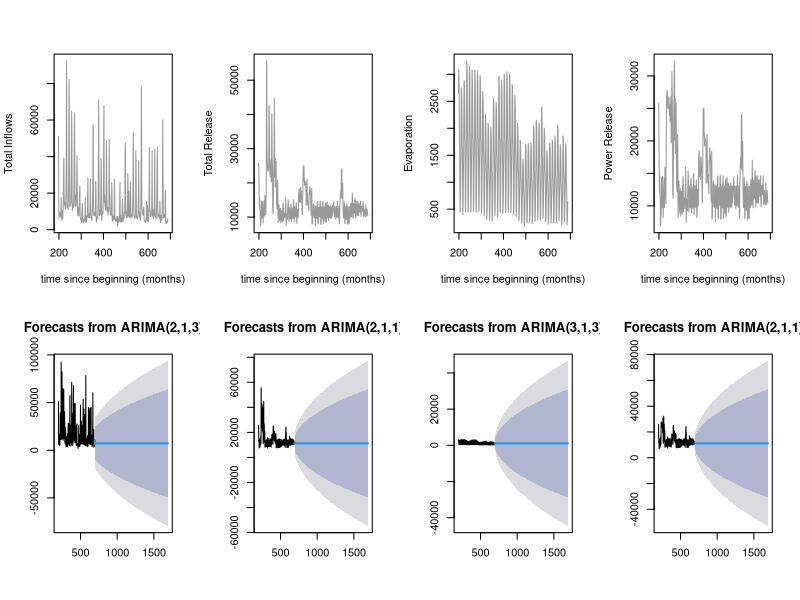
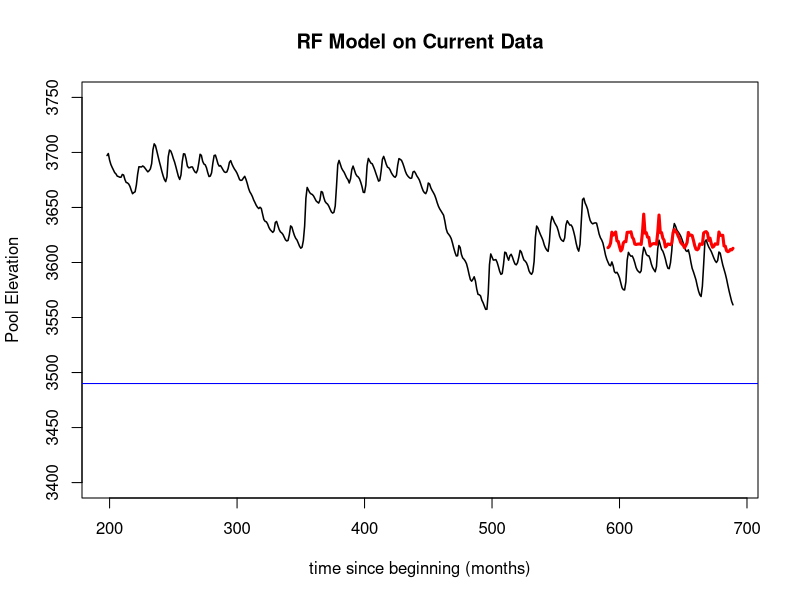
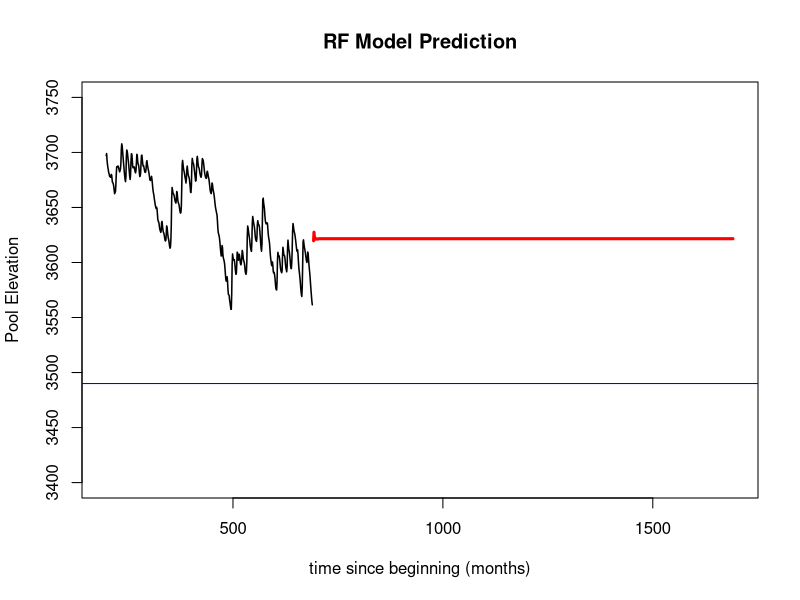
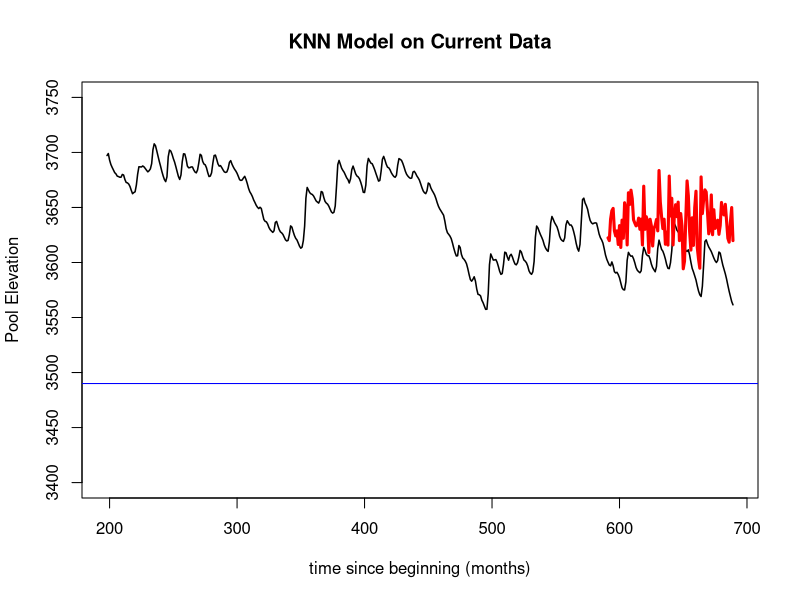
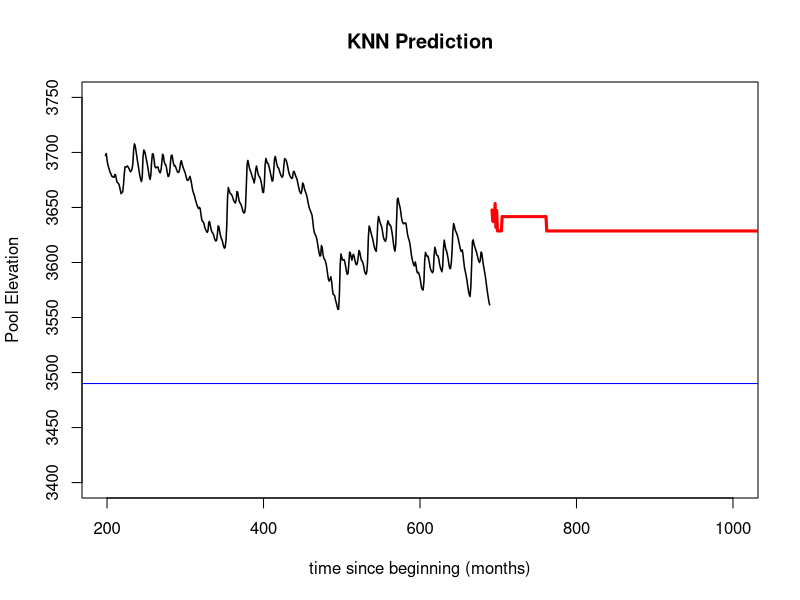
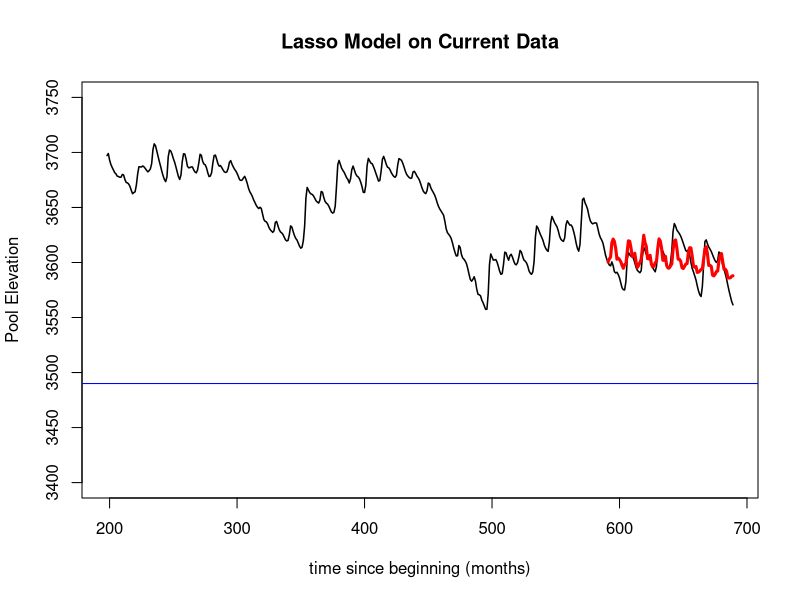
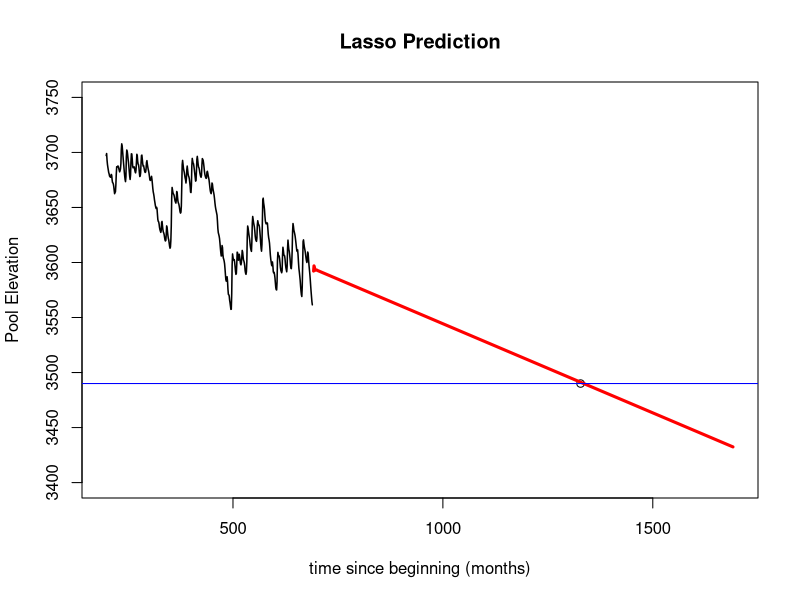

Reproduce these figures in R, in order.
## ---- chunk 1
knitr::opts_chunk$set(echo = TRUE)
## ---- chunk 2
library(lubridate)
library(forecast)
library(caret)
## ---- chunk 3
dat <- read.csv("Lake_Powell_Data.csv")

# Aggregate by each month (by minimum)
dat$YEAR_MONTH <- paste0(year(mdy(dat$datetime)), "_", month(mdy(dat$datetime)))

dat2 <- aggregate(dat[, 2:6], list(dat$YEAR_MONTH), mean)

dat2$YEAR <- as.numeric(sapply(dat2$Group.1, function(x) unlist(strsplit(x, "_"))[1]))
dat2$MONTH <- as.numeric(sapply(dat2$Group.1, function(x) unlist(strsplit(x, "_"))[2]))

dat2$MONTHS_SINCE_BEG <- (dat2$YEAR - 1963) * 12 + (dat2$MONTH - 12)

# order by months since beginning
dat2 <- dat2[order(dat2$MONTHS_SINCE_BEG, decreasing = FALSE), ]

# start from month 197 To get to Jun 1980
dat2 <- dat2[dat2$MONTHS_SINCE_BEG > 197, ]
dat2
## ---- chunk 4
# normalize<- function(x){
#   return ((x-min(x))/(max(x)-min(x)))
# }
# dat2$total.inflows <-normalize(dat2$total.inflows)
# dat2$total.release <-normalize(dat2$total.release)
# dat2$evaporation <- normalize(dat2$evaporation)
# dat2$power.release <- normalize(dat2$power.release)
# dat2$MONTHS_SINCE_BEG <-normalize(dat2$MONTHS_SINCE_BEG)
# dat2$pool.elevation <- normalize(dat2$pool.elevation)
# dat2
# 

## ---- chunk 5
# 80% in training - 20% testing split
train_idx <- seq_len(nrow(dat2) * .8)

train_dat <- dat2[train_idx, ]
test_dat <- dat2[-train_idx, ]
## ---- chunk 6
# forecast each predictor -------------------------------------------------
for_plot <- list()
all_fcasts <- list()
for (variable in c("total.inflows", "total.release", "evaporation", "power.release")) {
    tmp <- ts(dat2[, variable], frequency = 1, start = 200)
    fit <- auto.arima(tmp)
    fcast <- forecast(fit, h = 1000)
    for_plot[[variable]]  <- fcast
    fcast <- as.data.frame(fcast)
    all_fcasts[[variable]] <- fcast
}

## ---- chunk 7

par(mfrow = c(2, 4))
plot(dat2$MONTHS_SINCE_BEG, dat2$total.inflows, type =  "l", lty = 1, col = "gray60",
     xlab = "time since beginning (months)", ylab = "Total Inflows")

plot(dat2$MONTHS_SINCE_BEG, dat2$total.release, type =  "l", lty = 1, col = "gray60",
     xlab = "time since beginning (months)", ylab = "Total Release")

plot(dat2$MONTHS_SINCE_BEG, dat2$evaporation, type =  "l", lty = 1, col = "gray60",
     xlab = "time since beginning (months)", ylab = "Evaporation")

plot(dat2$MONTHS_SINCE_BEG, dat2$power.release, type =  "l", lty = 1, col = "gray60",
     xlab = "time since beginning (months)", ylab = "Power Release")

#these are the arima ones
plot(for_plot$total.inflows)
plot(for_plot$total.release)
plot(for_plot$evaporation)
plot(for_plot$power.release)
par(mfrow = c(1,1))

## ---- chunk 8
# Create control function for training with 10 folds. search method is grid.
control <- trainControl(method = "cv", 
                        number = 10, 
                        search = "grid")

## ---- chunk 9

# Create tunegrid with 15 values from 1:15 for mtry to tunning model. Our train function will change number of entry variable at each split according to tunegrid. 
tunegrid <- expand.grid(.mtry = (1:15)) 

rf_gridsearch <- train(pool.elevation ~ MONTHS_SINCE_BEG + total.inflows + total.release + evaporation + power.release,
                       data = train_dat,
                       method = "rf",
                       metric = "RMSE",
                       trControl = control,
                       tuneGrid = tunegrid)
print(rf_gridsearch)
varImp(rf_gridsearch)


predictions <- predict(rf_gridsearch, newdata = test_dat)

MSE_test <- sum((test_dat$pool.elevation - predictions)^2) / nrow(test_dat)
RF_RMSE <- sqrt(MSE_test)
cat("RF_RMSE ",RF_RMSE)


plot(dat2$MONTHS_SINCE_BEG, dat2$pool.elevation, type =  "l", lty = 1, lwd = 1.5,
     xlab = "time since beginning (months)", ylab = "Pool Elevation", ylim = c(3400, 3750), main="RF Model on Current Data")
lines(test_dat$MONTHS_SINCE_BEG, predictions, col = "red", lwd = 3)
abline(h = 3490, col = "blue")

## ---- chunk 10
# forecast pool elevation
all_predictions <- c()
for (t in rownames(all_fcasts$total.inflows)) {
    tmp <- predict(rf_gridsearch,
                   newdata = data.frame(MONTHS_SINCE_BEG = as.numeric(t), 
                                        total.inflows = all_fcasts$total.inflows[t, "Point Forecast"],
                                        total.release = all_fcasts$total.release[t, "Point Forecast"],
                                        evaporation = all_fcasts$evaporation[t, "Point Forecast"],
                                        power.release = all_fcasts$power.release[t, "Point Forecast"]))
    
    all_predictions <- c(all_predictions, tmp)
}

names(all_predictions) <- rownames(all_fcasts$total.inflows)




plot(dat2$MONTHS_SINCE_BEG, dat2$pool.elevation, type =  "l", lty = 1, lwd = 1.5,
     xlab = "time since beginning (months)", ylab = "Pool Elevation", ylim = c(3400, 3750), 
     xlim = c(200, max(as.numeric(rownames(all_fcasts$total.inflows)))), main="RF Model Prediction")
lines(as.numeric(names(all_predictions)), all_predictions, col = "red", lwd = 3)
abline(h = 3490, col = "blue")
## ---- chunk 11


knn_model <- train(pool.elevation ~ MONTHS_SINCE_BEG + total.inflows + total.release + evaporation + power.release,
                       data = train_dat,
                       method = "knn",
                       metric = "RMSE",
                       trControl = control)
print(knn_model)
varImp(knn_model)

predictions <- predict(knn_model, newdata = test_dat)

MSE_test <- sum((test_dat$pool.elevation - predictions)^2) / nrow(test_dat)

#TODO figure out this
(RMSE <- sqrt(MSE_test))

plot(dat2$MONTHS_SINCE_BEG, dat2$pool.elevation, type =  "l", lty = 1, lwd = 1.5,
     xlab = "time since beginning (months)", ylab = "Pool Elevation", ylim = c(3400, 3750), main="KNN Model on Current Data")
lines(test_dat$MONTHS_SINCE_BEG, predictions, col = "red", lwd = 3)
abline(h = 3490, col = "blue")
## ---- chunk 12
summary(dat2)
## ---- chunk 13
all_predictions <- c()
for (t in rownames(all_fcasts$total.inflows)) {
    tmp <- predict(knn_model,
                   newdata = data.frame(MONTHS_SINCE_BEG = as.numeric(t), 
                                        total.inflows = all_fcasts$total.inflows[t, "Point Forecast"],
                                        total.release = all_fcasts$total.release[t, "Point Forecast"],
                                        evaporation = all_fcasts$evaporation[t, "Point Forecast"],
                                        power.release = all_fcasts$power.release[t, "Point Forecast"]))
    
    all_predictions <- c(all_predictions, tmp)
}


names(all_predictions) <- rownames(all_fcasts$total.inflows)


plot(dat2$MONTHS_SINCE_BEG, dat2$pool.elevation, type =  "l", lty = 1, lwd = 1.5,
     xlab = "time since beginning (months)", ylab = "Pool Elevation", ylim = c(3400, 3750), xlim = c(200, 1000), main= "KNN Prediction")
lines(as.numeric(names(all_predictions)), all_predictions, col = "red", lwd = 3)
abline(h = 3490, col = "blue")
## ---- chunk 14
lambda <- 10^seq(2, -3, length = 100)
lasso_model <- train(pool.elevation ~ MONTHS_SINCE_BEG + total.inflows + total.release + evaporation + power.release,
                   data = train_dat,
                   method = "glmnet",
                   metric = "RMSE",
                   trControl = control,
                   tuneGrid = expand.grid(alpha = 1, lambda = lambda))

print(lasso_model)
varImp(lasso_model)

predictions <- predict(lasso_model, newdata = test_dat)

MSE_test <- sum((test_dat$pool.elevation - predictions)^2) / nrow(test_dat)
(RMSE <- sqrt(MSE_test))

plot(dat2$MONTHS_SINCE_BEG, dat2$pool.elevation, type =  "l", lty = 1, lwd = 1.5,
     xlab = "time since beginning (months)", ylab = "Pool Elevation", ylim = c(3400, 3750), main="Lasso Model on Current Data")
lines(test_dat$MONTHS_SINCE_BEG, predictions, col = "red", lwd = 3)
abline(h = 3490, col = "blue")

## ---- chunk 15
# forecast pool elevation
all_predictions <- c()
for (t in rownames(all_fcasts$total.inflows)) {
    tmp <- predict(lasso_model,
                   newdata = data.frame(MONTHS_SINCE_BEG = as.numeric(t), 
                                        total.inflows = all_fcasts$total.inflows[t, "Point Forecast"],
                                        total.release = all_fcasts$total.release[t, "Point Forecast"],
                                        evaporation = all_fcasts$evaporation[t, "Point Forecast"],
                                        power.release = all_fcasts$power.release[t, "Point Forecast"]))
    
    all_predictions <- c(all_predictions, tmp)
}


names(all_predictions) <- rownames(all_fcasts$total.inflows)


plot(dat2$MONTHS_SINCE_BEG, dat2$pool.elevation, type =  "l", lty = 1, lwd = 1.5,
     xlab = "time since beginning (months)", ylab = "Pool Elevation", ylim = c(3400, 3750), xlim = c(200, max(as.numeric(rownames(all_fcasts$total.inflows)))), main="Lasso Prediction")+points(x=1328, y=3490)
lines(as.numeric(names(all_predictions)), all_predictions, col = "red", lwd = 3)
abline(h = 3490, col = "blue")
